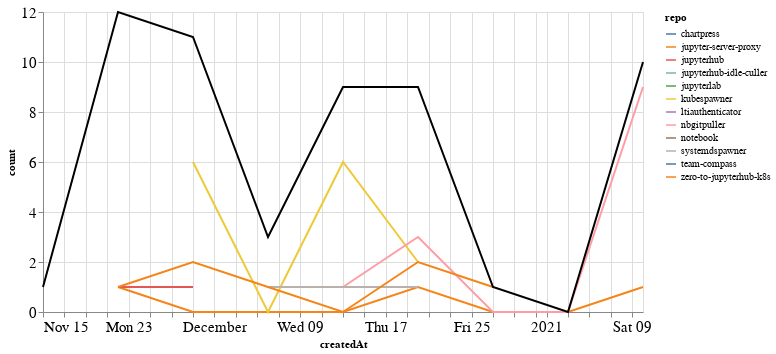

The cell this chart's notebook holds for it:
### Markdown cell above
### Comments

### Code cell
comments_time = comments.groupby('repo').resample('W', on='createdAt').count()['author'].reset_index()
comments_time = comments_time.rename(columns={'author': 'count'})
comments_time_total = comments_time.groupby('createdAt').agg({"count": "sum"}).reset_index()
ch1 = alt.Chart(comments_time, width=600).mark_line().encode(
    x='createdAt',
    y='count',
    color='repo',
    tooltip="repo"
)

ch2 = alt.Chart(comments_time_total, width=600).mark_line(color="black").encode(
    x='createdAt',
    y='count',
)

ch1 + ch2

### Figure 1 — Vega-Lite specification as saved in the notebook (floating-point values rounded to 4 significant figures)
{"config": {"axisLeft": {"labelFontSize": 15}, "axisBottom": {"labelFontSize": 15}}, "layer": [{"data": {"name": "data-addca42030f7ad8c59d2f8465c9dc14b"}, "mark": "line", "encoding": {"color": {"type": "nominal", "field": "repo"}, "tooltip": {"type": "nominal", "field": "repo"}, "x": {"type": "temporal", "field": "createdAt"}, "y": {"type": "quantitative", "field": "count"}}, "width": 600}, {"data": {"name": "data-5130cc2953d04ea073ae2e88c27a2aa7"}, "mark": {"type": "line", "color": "black"}, "encoding": {"x": {"type": "temporal", "field": "createdAt"}, "y": {"type": "quantitative", "field": "count"}}, "width": 600}], "$schema": "https://vega.github.io/schema/vega-lite/v4.8.1.json", "datasets": {"data-addca42030f7ad8c59d2f8465c9dc14b": [{"repo": "chartpress", "createdAt": "2020-11-22T00:00:00", "count": 3}, {"repo": "jupyter-server-proxy", "createdAt": "2020-11-22T00:00:00", "count": 1}, {"repo": "jupyter-server-proxy", "createdAt": "2020-11-29T00:00:00", "count": 0}, {"repo": "jupyter-server-proxy", "createdAt": "2020-12-06T00:00:00", "count": 0}, {"repo": "jupyter-server-proxy", "createdAt": "2020-12-13T00:00:00", "count": 0}, {"repo": "jupyter-server-proxy", "createdAt": "2020-12-20T00:00:00", "count": 1}, {"repo": "jupyter-server-proxy", "createdAt": "2020-12-27T00:00:00", "count": 0}, {"repo": "jupyter-server-proxy", "createdAt": "2021-01-03T00:00:00", "count": 0}, {"repo": "jupyter-server-proxy", "createdAt": "2021-01-10T00:00:00", "count": 1}, {"repo": "jupyterhub", "createdAt": "2020-11-22T00:00:00", "count": 1}, {"repo": "jupyterhub", "createdAt": "2020-11-29T00:00:00", "count": 1}, {"repo": "jupyterhub-idle-culler", "createdAt": "2020-11-15T00:00:00", "count": 1}, {"repo": "jupyterlab", "createdAt": "2020-11-22T00:00:00", "count": 5}, {"repo": "kubespawner", "createdAt": "2020-11-29T00:00:00", "count": 6}, {"repo": "kubespawner", "createdAt": "2020-12-06T00:00:00", "count": 0}, {"repo": "kubespawner", "createdAt": "2020-12-13T00:00:00", "count": 6}, {"repo": "kubespawner", "createdAt": "2020-12-20T00:00:00", "count": 2}, {"repo": "ltiauthenticator", "createdAt": "2020-12-06T00:00:00", "count": 1}, {"repo": "ltiauthenticator", "createdAt": "2020-12-13T00:00:00", "count": 1}, {"repo": "nbgitpuller", "createdAt": "2020-12-13T00:00:00", "count": 1}, {"repo": "nbgitpuller", "createdAt": "2020-12-20T00:00:00", "count": 3}, {"repo": "nbgitpuller", "createdAt": "2020-12-27T00:00:00", "count": 0}, {"repo": "nbgitpuller", "createdAt": "2021-01-03T00:00:00", "count": 0}, {"repo": "nbgitpuller", "createdAt": "2021-01-10T00:00:00", "count": 9}, {"repo": "notebook", "createdAt": "2020-11-22T00:00:00", "count": 1}, {"repo": "systemdspawner", "createdAt": "2020-12-06T00:00:00", "count": 1}, {"repo": "systemdspawner", "createdAt": "2020-12-13T00:00:00", "count": 1}, {"repo": "systemdspawner", "createdAt": "2020-12-20T00:00:00", "count": 1}, {"repo": "team-compass", "createdAt": "2020-11-29T00:00:00", "count": 2}, {"repo": "zero-to-jupyterhub-k8s", "createdAt": "2020-11-22T00:00:00", "count": 1}, {"repo": "zero-to-jupyterhub-k8s", "createdAt": "2020-11-29T00:00:00", "count": 2}, {"repo": "zero-to-jupyterhub-k8s", "createdAt": "2020-12-06T00:00:00", "count": 1}, {"repo": "zero-to-jupyterhub-k8s", "createdAt": "2020-12-13T00:00:00", "count": 0}, {"repo": "zero-to-jupyterhub-k8s", "createdAt": "2020-12-20T00:00:00", "count": 2}, {"repo": "zero-to-jupyterhub-k8s", "createdAt": "2020-12-27T00:00:00", "count": 1}], "data-5130cc2953d04ea073ae2e88c27a2aa7": [{"createdAt": "2020-11-15T00:00:00", "count": 1}, {"createdAt": "2020-11-22T00:00:00", "count": 12}, {"createdAt": "2020-11-29T00:00:00", "count": 11}, {"createdAt": "2020-12-06T00:00:00", "count": 3}, {"createdAt": "2020-12-13T00:00:00", "count": 9}, {"createdAt": "2020-12-20T00:00:00", "count": 9}, {"createdAt": "2020-12-27T00:00:00", "count": 1}, {"createdAt": "2021-01-03T00:00:00", "count": 0}, {"createdAt": "2021-01-10T00:00:00", "count": 10}]}}
